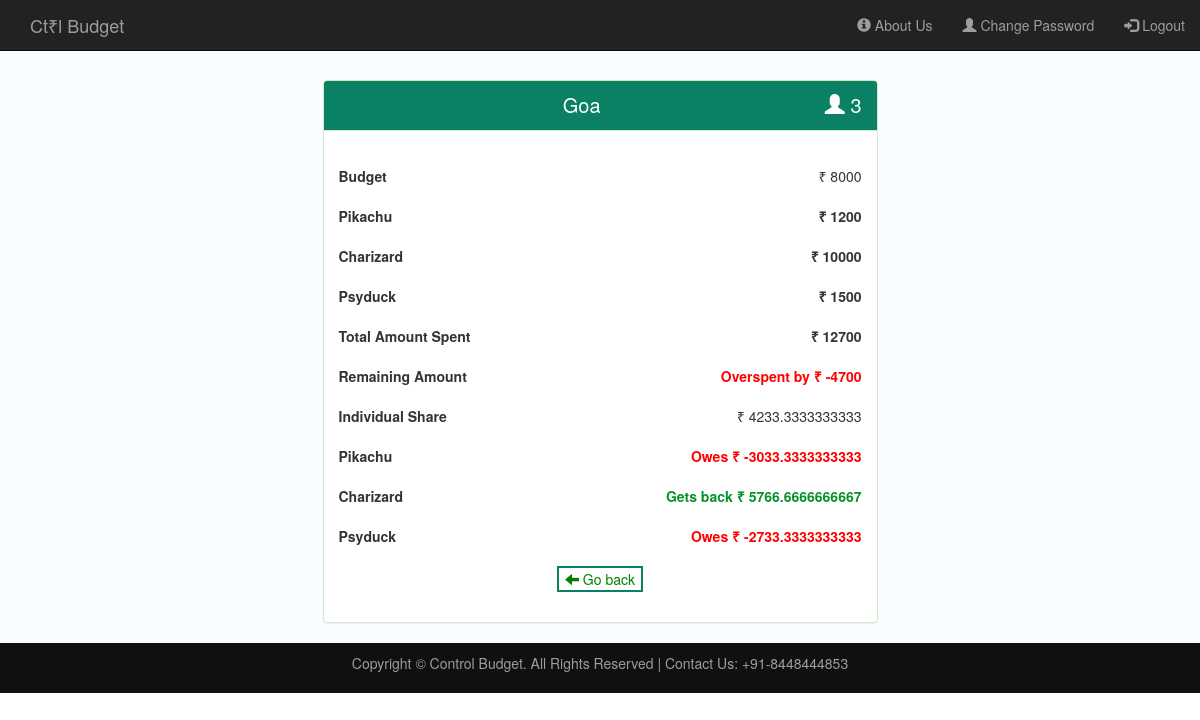
Page /expense_distribution.php?idp=2 (signed in) on the committed database.
### tables this page shows
CREATE TABLE IF NOT EXISTS `plan` (
  `id` int(11) NOT NULL AUTO_INCREMENT,
  `title_trip` varchar(255) DEFAULT NULL,
  `_from` date DEFAULT NULL,
  `_to` date DEFAULT NULL,
  `ibudget` int(11) DEFAULT NULL,
  `no_of_people` int(11) DEFAULT NULL,
  `name_of_person` longtext,
  `user_id` int(11) DEFAULT NULL,
  PRIMARY KEY (`id`)
);

### expense_distribution.php (the view, shortened to what this page needs)
<?php
require 'common.php';
?>
<!DOCTYPE html>
<html>
    <head>
        <link rel="stylesheet" href="https://maxcdn.bootstrapcdn.com/bootstrap/3.3.7/css/bootstrap.min.css" >
        <link rel="stylesheet" href="style.css" type="text/css">
    </head>
    <body>
        <?php
        include 'header.php';
        ?>
        <div class="bg">
            <div class="container">
                <br>
                <br>
                <br>
                <br>
                <div class="row">
                    <?php
                    $user_id = $_SESSION['user_id'];
                    $idpass = mysqli_real_escape_string($con, $_GET['idp']);
                    $select_query1 = "SELECT * FROM plan WHERE plan.user_id='$user_id'AND plan.id='$idpass'";
                    $select_query_result1 = mysqli_query($con, $select_query1)or die(mysqli_error($con));
                    $row1 = mysqli_fetch_array($select_query_result1);
                    $name1 = $row1['name_of_person'];
                    $no_of_people = $row1['no_of_people'];
                    $sum = 0;
                    ?>
                    <div class="col-xs-10 col-xs-offset-1 col-md-6 col-md-offset-3">
                        <div class="panel panel-success">
                            <div class="panel-heading">
                                <center>
                                    <?php
                                    $nam = $row1['title_trip'];
                                    echo $nam;
                                    $ids = $row1['id'];
                                    ?>
                                    <div class="right">
                                        <span class="glyphicon glyphicon-user"></span><?php echo" " . $row1['no_of_people']; ?>
                                    </div>
                                </center>
                            </div>
                            <div class="panel-body">
                                <br>
                                <b> Budget  </b>
                                <div class="right">
                                    &#8377  <?php echo $row1['ibudget']; ?>
                                </div>
                                <br>
                                <br>
                                <?php
                                $spent = array();
                                $names = strtok($name1, ",");
                                while ($names) {
                                    $spent[$names] = 0;
                                    ?>
                                    <b> <?php echo $names; ?></b>
                                    <?php
                                    $select_query2 = "SELECT * FROM expense WHERE expense.users_id='$user_id'AND expense.plan_id='$idpass'";
                                    $select_query_result2 = mysqli_query($con, $select_query2)or die(mysqli_error($con));
                                    while ($row2 = mysqli_fetch_array($select_query_result2)) {
                                        if ($names == $row2['by_whom']) {
                                            $spent[$names] += $row2['amount_spent'];
                                            $sum += $row2['amount_spent'];
                                        }
                                    }
                                    ?>
                                    <div class="right">
                                        <b>&#8377  <?php echo $spent[$names]; ?></b>
                                    </div>
                                    <?php
                                    $names = strtok(",");
                                    echo " <br><br>";
                                }
                                ?>
                                <b> Total Amount Spent  </b>
                                <div class="right">
                                    <b>&#8377  <?php echo $sum; ?></b>
                                </div>
                                <br>
                                <br>
                                <b>Remaining Amount  </b>
                                <div class="right">
                                    <?php
                                    $total = $row1['ibudget'] - $sum;
                                    if ($total > 0) {
                                        ?>
                                        <b class="g"> &#8377 <?php echo $total; ?></b>
                                        <?php
                                    } else if ($total < 0) {
                                        ?>
                                        <b class="r">Overspent by &#8377 <?php echo $total; ?></b>
                                        <?php
                                    } else {
                                        ?>
                                        <b class="b">&#8377 <?php echo $total; ?></b>
                                    <?php }
                                    ?>
                                </div>
                                <br>
                                <br>
                                <b>Individual Share  </b>
                                <div class="right">
                                    &#8377  <?php
                                    $individual_share = $sum / $no_of_people;
                                    echo $individual_share
                                    ?>
                                </div>
                                <br>
                                <br>
                                <?php
                                $names = strtok($name1, ',');
                                while ($names) {
                                    ?>
                                    <b><?php echo $names; ?></b>
                                    <div class="right">
                                        <?php
                                        $share = $spent[$names] - $individual_share;
                                        if ($share > 0) {
                                            ?>
                                            <b class="g"> Gets back &#8377 <?php echo $share; ?></b>
                                            <?php
                                        } else if ($share < 0) {
                                            ?>
                                            <b class="r"> Owes &#8377 <?php echo $share; ?></b>
                                            <?php
                                        } else {
                                            ?>
                                            <b class="b"> All Settled up</b>
                                        <?php }
                                        ?>
                                    </div>
                                    <br>
                                    <br>
                                    <?php
                                    $names = strtok(",");
                                }
                                ?>
                                <center>
                                    <form method="POST" action="view_plan.php?id=<?php echo $ids ?>&idp=<?php echo $idpass ?>">
                                        <div class="form-group">
                                            <button type="submit" name="submit" class="button1"><span class="glyphicon  glyphicon-arrow-left">   </span>  Go back</button>
                                        </div>
                                    </form>
                                </center>
                            </div>
                        </div>
                    </div>
                </div>
            </div>
        </div>
        <?php
        include 'footer.php';
        ?>
    </body>
</html>

### header.php (shortened to what this page needs)
<nav class="navbar navbar-inverse navbar-fixed-top">
    <div class="container">
        <div class="navbar-header">
            <a href="index.php" class="navbar-brand">Ct&#8377l Budget</a>
        </div>
        <div class="collapse navbar-collapse" id="myNavbar">
            <ul class="nav navbar-nav navbar-right">
                <ul class="nav navbar-nav navbar-right">
                    <?php
                    if (isset($_SESSION['email'])) {
                        ?>
                        <li><a href="about_us.php"><span class="glyphicon glyphicon-info-sign"></span> About Us</a></li>
                        <li><a href = "change_password.php"><span class = "glyphicon glyphicon-user"></span> Change Password</a></li>
                        <li><a href = "logout.php"><span class ="glyphicon glyphicon-log-in"></span> Logout</a></li>
                        <?php
                    } else {
                        ?>
                        <li><a href="about_us.php"><span class="glyphicon glyphicon-info-sign"></span> About Us</a></li>
                        <li><a href="signup.php"><span class="glyphicon glyphicon-user"></span> Sign Up</a></li>
                        <li><a href="login.php"><span class="glyphicon glyphicon-log-in"></span> Login</a></li>
    <?php
}
?>
                </ul>
            </ul>
        </div>
    </div>
</nav>

### footer.php
<footer>
 <div class="container">
 <center>
 <p>Copyright &copy; Control Budget. All Rights Reserved | Contact Us: +91-8448444853</p>
 </center>
 </div>
</footer>

### style.css (style rules this page uses)
html,body { height: 100%; }
footer { padding:10px 0; background-color:#101010; color:#9d9d9d; bottom:0; width:100%; }
footer p { cursor:none; }
.bg { background-color:rgb(248,254,255); min-height: 610px; }
.button1 { background-color: white; color: green; border: 2px solid #0a8065; }
.right { float: right; }
.g { color:#0a902b; }
.r { color:red; }
.panel-heading { font-size: 20px; background-color:#0a8065 !important; color:white !important; }

### rows in the picture
plan: title_trip "Goa", no_of_people "3", ibudget "8000", name_of_person "Pikachu", name_of_person "1200", ibudget "-4700", no_of_people "4233.3333333333", share "-3033.3333333333", no_of_people "5766.6666666667", no_of_people "-2733.3333333333"

### other values in the picture
$names "Charizard"
$spent[$names] "10000"
$names "Psyduck"
$spent[$names] "1500"
$sum "12700"
